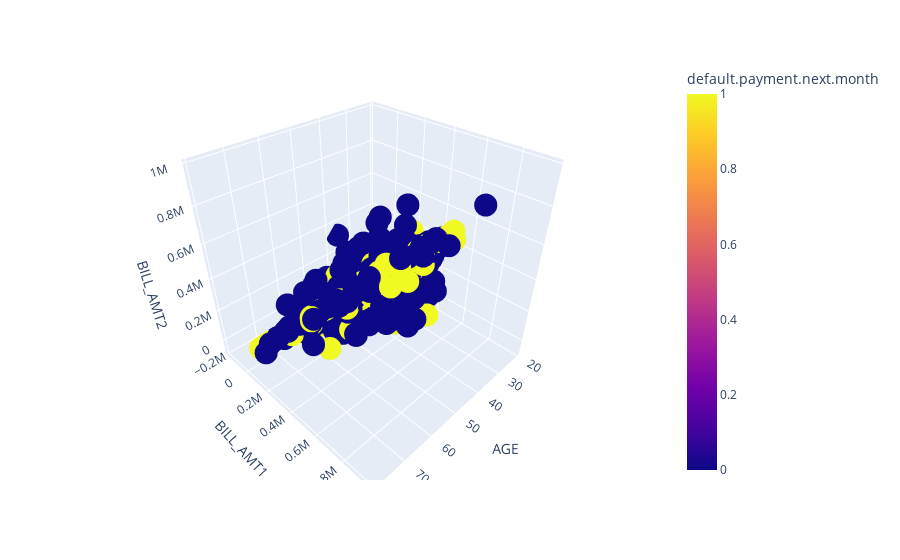

The code cell stored with this chart in its notebook:
### Code cell
px.scatter_3d(data_frame=default, x = 'AGE', y = 'BILL_AMT1', z = 'BILL_AMT2', color = 'default.payment.next.month')

### Figure 1 — Plotly figure (JSON) as saved in the notebook; plotly's stock layout.template omitted (floating-point values rounded to 4 significant figures; data arrays with more than 128 entries replaced by an {"elided": "..."} marker saying what was removed)
{"data": [{"hovertemplate": "AGE=%{x}<br>BILL_AMT1=%{y}<br>BILL_AMT2=%{z}<br>default.payment.next.month=%{marker.color}<extra></extra>", "legendgroup": "", "marker": {"color": {"elided": "30000 int values"}, "coloraxis": "coloraxis", "symbol": "circle"}, "mode": "markers", "name": "", "scene": "scene", "showlegend": false, "type": "scatter3d", "x": {"elided": "30000 int values"}, "y": {"elided": "30000 float values"}, "z": {"elided": "30000 float values"}}], "layout": {"coloraxis": {"colorbar": {"title": {"text": "default.payment.next.month"}}, "colorscale": [[0, "#0d0887"], [0.1111, "#46039f"], [0.2222, "#7201a8"], [0.3333, "#9c179e"], [0.4444, "#bd3786"], [0.5556, "#d8576b"], [0.6667, "#ed7953"], [0.7778, "#fb9f3a"], [0.8889, "#fdca26"], [1, "#f0f921"]]}, "legend": {"tracegroupgap": 0}, "margin": {"t": 60}, "scene": {"domain": {"x": [0, 1], "y": [0, 1]}, "xaxis": {"title": {"text": "AGE"}}, "yaxis": {"title": {"text": "BILL_AMT1"}}, "zaxis": {"title": {"text": "BILL_AMT2"}}}}}
